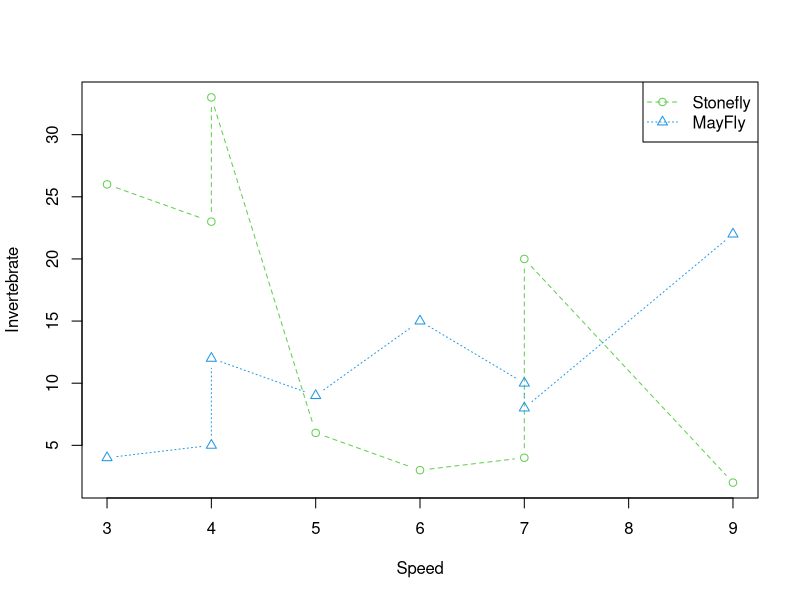

Write the R code that produced this figure.
#Matplot
#multivariate - plotting multiple variables in one graph, on the same window
#they've given two datasets, we're comparing the two graphs in a single graph. 

#comparing two speeds of flying, left sfly and mfly together. x axis speed
sfly<-c(26,23,33,6,3,4,20,2)
mfly<-c(4,5,12,9,15,10,8,22)
speed<-c(3,4,4,5,6,7,7,9)
#combining into a matrix. ivert - invertibrate for dataset
ivert<-cbind(sfly,mfly)
#speed
spd<-cbind(speed)
#type - b means both the points and lines are plotted on the graph,
#pch -to change the symbols(triangles and circles on the points), 
#col - color of the lines and points, that also has to be consecutive(consecutive- eg 4:5 type),
#lty - changes the style of the line, like dashes and small dots on the lines.
matplot(spd,ivert,type='b',pch=1:2,col=3:4,lty=2:3,xlab='Speed',ylab='Invertebrate')
legend(x = 'topright',legend =c('Stonefly','MayFly'),col=3:4,pch=1:2,lty=2:3)

